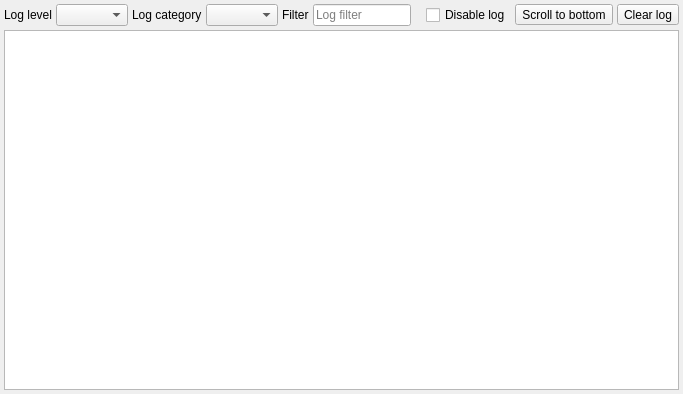
<?xml version="1.0" encoding="UTF-8"?>
<ui version="4.0">
 <class>LogView</class>
 <widget class="QWidget" name="LogView">
  <property name="geometry">
   <rect>
    <x>0</x>
    <y>0</y>
    <width>683</width>
    <height>394</height>
   </rect>
  </property>
  <property name="windowTitle">
   <string>Log view</string>
  </property>
  <layout class="QGridLayout" name="gridLayout">
   <property name="leftMargin">
    <number>4</number>
   </property>
   <property name="topMargin">
    <number>4</number>
   </property>
   <property name="rightMargin">
    <number>4</number>
   </property>
   <property name="bottomMargin">
    <number>4</number>
   </property>
   <property name="spacing">
    <number>4</number>
   </property>
   <item row="0" column="0">
    <widget class="QLabel" name="label">
     <property name="text">
      <string>Log level</string>
     </property>
    </widget>
   </item>
   <item row="0" column="3">
    <widget class="QComboBox" name="comboBoxCategory"/>
   </item>
   <item row="0" column="6">
    <widget class="QLabel" name="label_4">
     <property name="sizePolicy">
      <sizepolicy hsizetype="Expanding" vsizetype="Preferred">
       <horstretch>0</horstretch>
       <verstretch>0</verstretch>
      </sizepolicy>
     </property>
     <property name="text">
      <string notr="true"/>
     </property>
    </widget>
   </item>
   <item row="0" column="4">
    <widget class="QLabel" name="label_3">
     <property name="text">
      <string>Filter</string>
     </property>
    </widget>
   </item>
   <item row="0" column="1">
    <widget class="QComboBox" name="comboBoxLevel"/>
   </item>
   <item row="0" column="9">
    <widget class="QToolButton" name="toolButtonClear">
     <property name="toolTip">
      <string notr="true"/>
     </property>
     <property name="text">
      <string>Clear log</string>
     </property>
     <property name="toolButtonStyle">
      <enum>Qt::ToolButtonStyle::ToolButtonTextBesideIcon</enum>
     </property>
    </widget>
   </item>
   <item row="0" column="2">
    <widget class="QLabel" name="label_2">
     <property name="text">
      <string>Log category</string>
     </property>
    </widget>
   </item>
   <item row="0" column="8">
    <widget class="QToolButton" name="toolButtonScrolling">
     <property name="text">
      <string>Scroll to bottom</string>
     </property>
     <property name="toolButtonStyle">
      <enum>Qt::ToolButtonStyle::ToolButtonTextBesideIcon</enum>
     </property>
    </widget>
   </item>
   <item row="0" column="5">
    <widget class="QLineEdit" name="lineEditFilter">
     <property name="placeholderText">
      <string>Log filter</string>
     </property>
     <property name="clearButtonEnabled">
      <bool>true</bool>
     </property>
    </widget>
   </item>
   <item row="1" column="0" colspan="10">
    <widget class="QTableView" name="tableView"/>
   </item>
   <item row="0" column="7">
    <widget class="QCheckBox" name="checkBoxDisable">
     <property name="text">
      <string>Disable log</string>
     </property>
    </widget>
   </item>
  </layout>
 </widget>
 <resources/>
 <connections/>
</ui>
